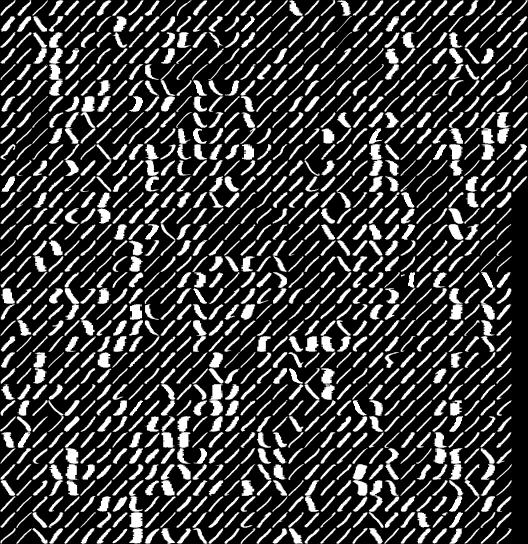
#> input picture HW0/Answers/Q2_images/usps_1.jpg, 528 x 544 px, found by its file name
$ jupyter execute Q2.ipynb
#> lines starting #> are read from the running program, lines starting #| are printed output that depends on the picture
# Q2

## Import dependencies

[cell 1]
import cv2
import numpy as np
import matplotlib.pyplot as plt
import os

## Define functions

[cell 2]
def resize(image, size):
  '''
    calculate the resized image
    input(s):
      image (ndarray): input image
      size (tuple): size of output image
    output(s):
      images (ndarray): the resized image
  '''

  resized_image = cv2.resize(image, size,interpolation= cv2.INTER_NEAREST)

  return resized_image

def crop(image, MainSize, CropSize):
  '''
    calculate the cropped images
    input(s):
      image (ndarray): input image
      MainSize (tuple): size of input image
      CropSize (tuple): size of output image
    output(s):
      images (ndarray): the cropped images
  '''
  # note that your output should be 1100 number of images
  # so you should not save the images that all their pixels have a value of zero
  # hint : you can sum all the pixels for each cropped image with numpy
  images = []
  M = CropSize[0]
  N = CropSize[1]
  x1 = 0
  y1 = 0
  imgheight= MainSize[0]
  imgwidth= MainSize[1]
  image_copy = image.copy()
  for y in range(0, imgheight, M):
    for x in range(0, imgwidth, N):
        if (imgheight - y) < M or (imgwidth - x) < N:
            break
        y1 = y + M
        x1 = x + N
        if x1 >= imgwidth and y1 >= imgheight:
            x1 = imgwidth - 1
            y1 = imgheight - 1

            tiles = image_copy[y:y+M, x:x+N]

        elif y1 >= imgheight:
            y1 = imgheight - 1


            tiles = image_copy[y:y+M, x:x+N]

        elif x1 >= imgwidth:
            x1 = imgwidth - 1

            tiles = image_copy[y:y+M, x:x+N]

        else:

            tiles = image_copy[y:y+M, x:x+N]
        if np.sum(tiles) != 0:
           images.append(tiles)


  return images

## Read the images

[cell 3]
# read the images with opencv from Q2_images directory and add them to images array
images_path = ["usps_1.jpg","usps_2.jpg","usps_3.jpg","usps_4.jpg","usps_5.jpg"]
images = []
for i in images_path:
  image = cv2.imread(f"Q2_images\\{i}", 0)
#> image is the input picture: shape (544, 528); min 0, max 255, mean 60.5
  images.append(image)
  assert image.shape == (544,528)
assert len(images) == 5

## Crop the images

[cell 4]
All_cropped_images = []
#> All_cropped_images = []
for img in images:
  MainSize = img.shape
  CropSize = (16,16)
  cropped_images = crop(img,MainSize,CropSize)
  All_cropped_images.append(cropped_images)

assert len(All_cropped_images) == 5
assert len(All_cropped_images[0]) == 1100
assert All_cropped_images[0][0].shape == (16,16)

## Resize and show images

in this section you should show 4 random images with size (50,50) for each number :
1.   select a random number with numpy library
2.   pick an image with that random number
3.   resize the image to (50,50) with resize function
4.   show the image with matplotlib library
5.   repeat the above steps 4 times for each number

[cell 5]
random_numbers = np.random.randint(5, size=5)
image_arrays = []

for num in random_numbers:
    image = images_path[num]
    cropped_image = All_cropped_images[num]
    indexes = np.random.randint(len(cropped_image), size=4)

    for i in indexes:
        selected_image =  cropped_image[i]
        resized_image = resize(selected_image, (50,50))
        image_arrays.append(resized_image)


fig = plt.figure()
for i in range(20):
    fig.add_subplot(5, 4, i+1)
    plt.imshow(image_arrays[i] , cmap = 'gray')
    plt.axis('off')
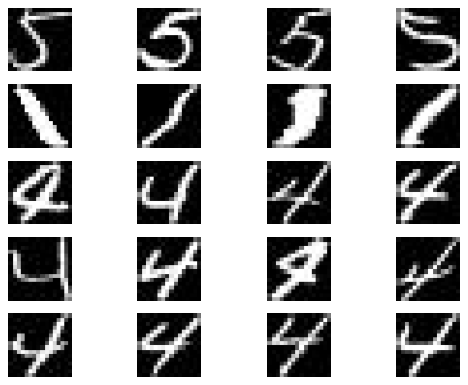
#> figure drawn by matplotlib, 20 panels
